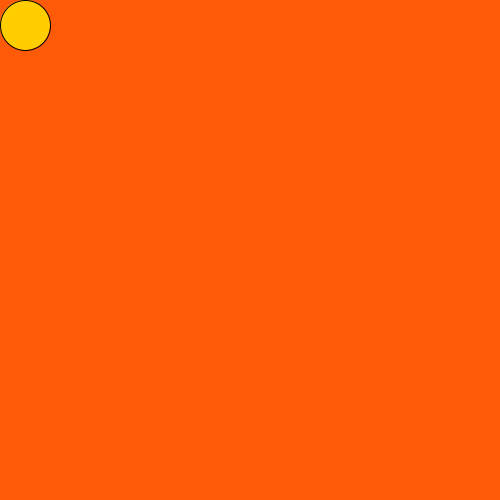
Frame 1 (no input)
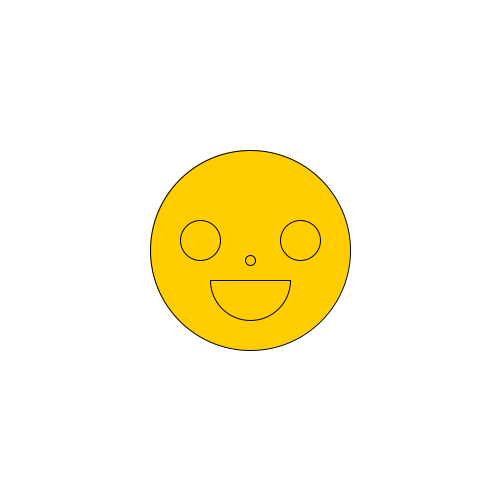
Frame 60 (the mouse pressed at the canvas centre just before this capture)
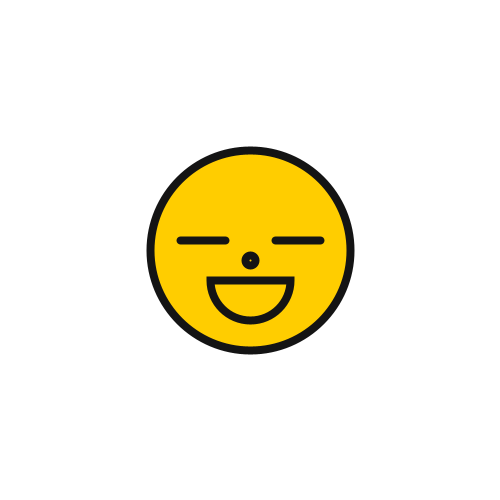
Frame 120 (the mouse held since frame 60 and released just before this capture)

The Processing sketch that drew these frames (run headless with seeded random() and noise(); from frame 60 on, the mouse is pressed at the canvas centre):

// Processing sketch: sketch_240922a
// ── sketch_240922a.pde
int x=0, y=0, oldx, oldy; 

void setup() {
  size(500, 500); 
  fill(#FFCD00);
}

void draw() {  
  oldx = x;        
  oldy = y;         
  x = mouseX;   
  y = mouseY;
  background(255);
  ellipse(250,250,200,200);
ellipse(250,260,10,10);
arc(250,280,80,80,0,PI,PIE);
if(mousePressed==true) {
  strokeWeight(8);
  stroke(20);
  line(275,240,320,240);
  line(180,240,225,240);
  }else{
  ellipse(200,240,40,40);
  ellipse(300,240,40,40);
 }

  if(x < 25) 
    x = 25;
  else if(x > 500-25)
    x = 500-25;
  if(y < 25) 
    y = 25;
  else if(y > 500-25)
    y = 500-25;   

  if(oldx != x || oldy != y) {    
    background(#FF5A08);       
    ellipse(x, y, 50, 50); 
  }   
}
